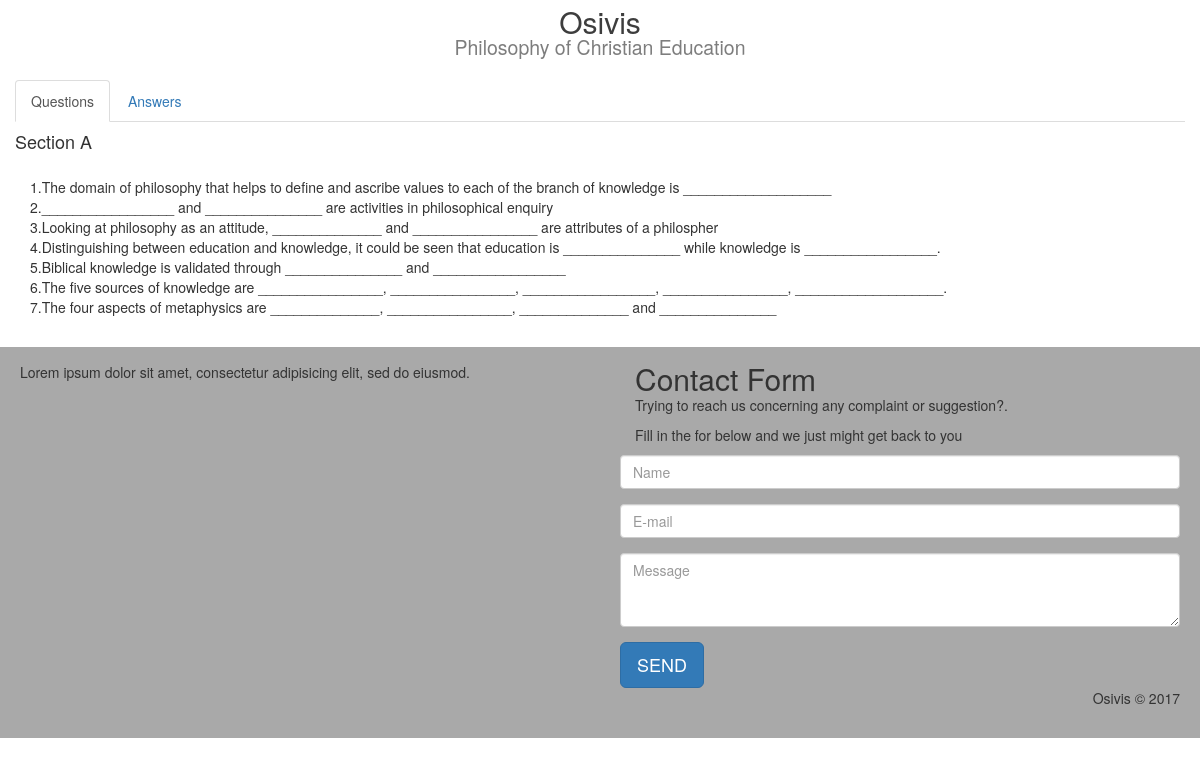
Screenshot of /osivis/archive/preview/?id=1&q=5 with the database file from the repository.
### tables this page shows
CREATE TABLE `course` (
  `coursecode` varchar(15) NOT NULL,
  `coursetitle` varchar(255) NOT NULL,
  `courseimg` varchar(255) NOT NULL,
  `coursedesc` varchar(255) NOT NULL,
  `courseid` int(8) NOT NULL
);

CREATE TABLE `questions` (
  `SerialNumber` int(8) NOT NULL,
  `query` text NOT NULL,
  `A` varchar(400) DEFAULT NULL,
  `B` varchar(400) DEFAULT NULL,
  `C` varchar(400) DEFAULT NULL,
  `D` varchar(400) DEFAULT NULL,
  `E` varchar(400) DEFAULT NULL,
  `logic` tinyint(2) DEFAULT NULL,
  `answer` varchar(400) NOT NULL,
  `typeID` int(8) NOT NULL,
  `yearid` int(8) NOT NULL,
  `courseid` int(8) NOT NULL,
  `sectionid` int(8) NOT NULL,
  `queryid` int(8) NOT NULL
);

### osivis/archive/preview/index.php (the view, shortened to what this page needs)
<?php
    if(isset($_GET["id"])){
        require_once("../../../connect.php");
        $id = mysqli_real_escape_string($conn,$_GET["id"]);
        $y = mysqli_real_escape_string($conn, $_GET["q"]);
        $qry = "SELECT coursetitle FROM `course` WHERE `courseid`=$id";
        $result = mysqli_query($conn,$qry);
        if(mysqli_num_rows($result) > 0){
            $row = $result->fetch_assoc();
            $courseTitle = $row["coursetitle"];
        }
    }
    else{
     Redirect();
    }
?>
<!DOCTYPE HTML>
<html>
<head>
    <link rel="stylesheet" href="../../css/bootstrap.min.css">
	<link rel="stylesheet" href="../../css/font-awesome.min.css">
	<link rel="stylesheet" href="../../css/style.css">
	<link rel="stylesheet" href="../../css/responsive.css">
</head>
<body>
	<header>
        <div class="head">
		<h2 style="text-align: center; margin: 5px 0;">
			Osivis
            <small style="display: block;"><?php echo $courseTitle ?></small>
		</h2>
        </div>
	</header>
	<div class="body">
		<div class="panel-body">
            <ul class="nav nav-tabs">
    	        <li class="active"><a href="#query" data-toggle="tab">Questions</a>
        	    </li>
                <li><a href="#answers" data-toggle="tab">Answers</a>
                </li>
            </ul>
            <div class="tab-content">
                <div class="tab-pane fade in active" id="query">
                        <?php
                            include'../../includes/query.php';
                        ?>
                </div>
            </div>
        </div>
        </div>
	<footer>
        <?php
            include("../../includes/footer.php");
        ?>
    </footer>
</body>
</html>

### osivis/includes/query.php (shortened to what this page needs)
<?php
                        $query = "SELECT sec, sectionid FROM questions NATURAL JOIN section WHERE courseid=$id AND yearid=$y GROUP BY sectionid ORDER BY sectionid ASC";
                        $r_sec= mysqli_query($conn, $query);
                        if (!$r_sec) {
                            echo "Sorry, Technical problem. Please send us a message using the contact form below";
                        }
                        else{
							if(mysqli_num_rows($r_sec) > 0){
                        while ($sec = mysqli_fetch_array($r_sec, MYSQLI_ASSOC)) {
                            $s = $sec['sectionid'];
                            echo '
                            <section>
                                <div><h4>Section '.$sec['sec'].' </h4></div>
                                <div class="panel-body">';
                            $sql=" SELECT typeID FROM questions NATURAL JOIN section WHERE courseid=$id AND yearid=$y AND sectionid=$s GROUP BY typeID";
                            $r= mysqli_query($conn, $sql);
                            if(!$r){
                            }
                            else{
                                while($row = mysqli_fetch_array($r, MYSQLI_ASSOC)){
                                    if ($row['typeID'] >= 0 && $row['typeID'] <= 3) {
                                        $sql=" SELECT query, SerialNumber, A, B, C, D, E FROM questions NATURAL JOIN section WHERE courseid=$id AND yearid=$y AND sectionid=$s";
                                        $result= mysqli_query($conn, $sql);
                                        while($quer = mysqli_fetch_array($result, MYSQLI_ASSOC)){
                                        if ($row['typeID'] == 0)
                                            echo '<span>'. $quer['SerialNumber'].'.'. $quer['query'].'</span><br>';
                                       elseif ($row['typeID'] == 2)
                                            echo '<span>'. $quer['SerialNumber'].'.'. $quer['query'].'</span><br>';
                                        elseif ($row['typeID'] == 3)
                                            echo '<span>'. $quer['SerialNumber'].'.'. $quer['query'].'</span><br>';
                                  }
                                    }
                                }
                            }
                                echo '</div></section>';
                            }
						}
						else{
							Redirect();
						}
                        }
?>

### osivis/includes/footer.php (shortened to what this page needs)
<div class="about mobile-100">
    Lorem ipsum dolor sit amet, consectetur adipisicing elit, sed do eiusmod.
</div>
<div class="contact mobile-100">
    <div class="panel-body" style="margin: 0;padding: 0 15px;">
    <h2 style="margin: 0;">Contact Form</h2>
    <p style="display: block;">Trying to reach us concerning any complaint or suggestion?.</p>
    <p>Fill in the for below and we just might get back to you</p>
    </div>
    <div class="form-group">
        <input class="form-control" type="name" id="contact_name" placeholder="Name">
    </div>
    <div class="form-group">
        <input class="form-control" type="mail" id="contact_email" placeholder="E-mail">
    </div>
    <div class="form-group">
        <textarea class="form-control" type="text" id="contact_message" placeholder="Message" rows="3"></textarea>
    </div>
    <div class="form-group">
        <button class="btn btn-primary btn-lg" onClick="submitContact()">
            SEND
        </button>
        <p align="right">Osivis &#169; 2017</p>
    </div>
</div>

### osivis/css/style.css (style rules this page uses)
* { margin: 0; padding: 0; box-sizing: border-box; }
body { width: 100%; min-width: 320px; }
.body { position: relative; height: 100%; width: 100%; }
ul li { position: relative; overflow: hidden; list-style-type: none; margin-bottom: 20px; background-repeat: no-repeat; background-size: cover; background-position: center center; background-attachment: fixed; }
footer { height: auto; overflow: hidden; background: darkgray; }
.about { width: 50%; float: left; padding: 15px 20px; }
.contact { padding: 15px 20px; width: 50%; float: right; }
footer::after { content: ""; display: block; clear: both; }

### osivis/archive/preview/index.php (style rules this page uses)
header { height: 65px; display: block; position: relative; }
header>div.head { background: white; position: fixed; width: 100%; z-index: 1; opacity: 0.95; }
.body { height: 100%; }

### rows the page displays
course: coursetitle "Philosophy of Christian Education"
questions: SerialNumber "1", query "The domain of philosophy that helps to define and ascribe values to each of the branch of knowledge is ___________________"
questions: SerialNumber "2", query "_________________ and _______________ are activities in philosophical enquiry"
questions: SerialNumber "3", query "Looking at philosophy as an attitude, ______________ and ________________ are attributes of a philospher"
questions: SerialNumber "4", query "Distinguishing between education and knowledge, it could be seen that education is _______________ while knowledge is _________________."
questions: SerialNumber "5", query "Biblical knowledge is validated through _______________ and _________________"
questions: SerialNumber "6", query "The five sources of knowledge are ________________, ________________, _________________, ________________, ___________________."
questions: SerialNumber "7", query "The four aspects of metaphysics are ______________, ________________, ______________ and _______________"

### other values shown
$sec['sec'] "A"
